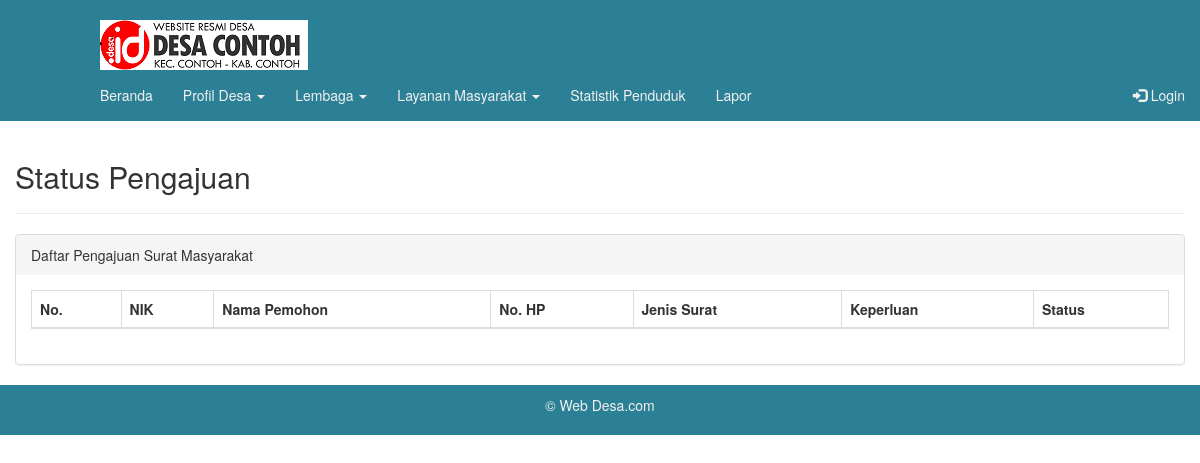
Before: /index.php/cekstatus with the older database file.
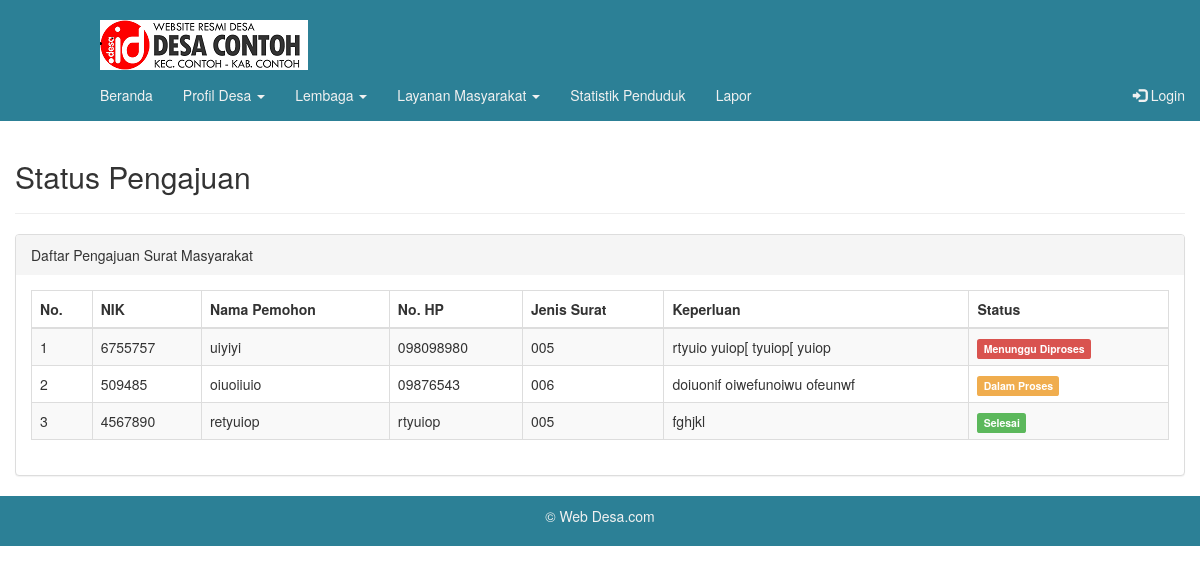
After: the same page with the newer database file.
### tables this page shows
CREATE TABLE IF NOT EXISTS `pengajuan` (
  `id` int(11) NOT NULL,
  `nik` varchar(255) NOT NULL,
  `nama` varchar(255) NOT NULL,
  `nohp` varchar(255) NOT NULL,
  `jenis` varchar(255) NOT NULL,
  `keperluan` text NOT NULL,
  `lampiran1` varchar(255) NOT NULL,
  `lampiran2` varchar(255) NOT NULL,
  `lampiran3` varchar(255) NOT NULL,
  `lampiran4` varchar(255) NOT NULL,
  `lampiran5` varchar(255) NOT NULL,
  `lampiran6` varchar(255) NOT NULL,
  `tgl` varchar(255) NOT NULL,
  `status` enum('1','2','3') NOT NULL
);

### application/views/userlayout/wrapper.php (called while the page is built)
<?php
require_once('head.php');
require_once('header.php');
require_once('konten.php');
require_once('footer.php');

### application/controllers/Cekstatus.php (called while the page is built)
<?php if ( ! defined('BASEPATH')) exit('No direct script access allowed');
class Cekstatus extends CI_Controller {
	public function index() {
		$data=array('title'=>'Cek Status Pengajuan',
					'isi'  =>'userpages/cekstatus/cekstatus'
						);
		$data['pengajuan'] = $this->m_global->get_data_all('pengajuan', null);
		$this->load->view('userlayout/wrapper',$data);
	}
}

### index.php (called while the page is built, shortened)
<?php
require_once BASEPATH.'core/CodeIgniter.php';

### application/views/userlayout/konten.php (called while the page is built, shortened)
<?php
if($isi){
	$this->load->view($isi);
}

### application/models/M_global.php (called while the page is built, shortened)
<?php if ( ! defined('BASEPATH')) exit('No direct script access allowed');
class M_global extends CI_Model {
	public function __construct(){
		$this->db->query("SET time_zone='+07:00'");
	}
	public function get_data_all( $table, $join = NULL, $where = NULL, $select = '*', $where_e = NULL, $order = NULL, $start = 0, $tampil = NULL, $group = NULL, $array = null )
	{
		if ( is_array($select))
		{
			$this->db->select( $select[0], $select[1] )->from($table);
		}
			else
		{
			$this->db->select($select)->from($table);
		}
		$query  = $this->db->get();
		( ! is_null( $array )
			? $result = $query->result_array()
			: $result = $query->result()
		);
		return $result;
	}
}

### application/views/userpages/cekstatus/cekstatus.php (the view, shortened to what this page needs)
<div class="konten">
  <div class="container">
    <div class="row">
    <h2>Status Pengajuan</h2>
    <hr>
    	<div class="panel-group">
    		<div class="panel panel-default">
      			<div class="panel-heading">Daftar Pengajuan Surat Masyarakat</div>
      				<div class="panel-body">
                    <table id="example" class="table table-striped table-bordered dt-responsive nowrap" cellspacing="0" width="100%">
        <thead>
            <tr>
                <th>No.</th>
                <th>NIK</th>
                <th>Nama Pemohon</th>
                <th>No. HP</th>
                <th>Jenis Surat</th>
                <th>Keperluan</th>
                <th>Status</th>
            </tr>
        </thead>
        <tbody>
            <?php $i = 1;
              foreach ($pengajuan as $key => $value) { ?>
                <tr class="odd gradeX">
                  <center><td><?php echo $i ?></td></center>
                  <td><?php echo $value->nik ?></td>
                  <td><?php echo $value->nama ?></td>
                  <td><?php echo $value->nohp ?></td>
                  <td><?php echo $value->jenis ?></td>
                  <td><?php echo $value->keperluan ?></td>
                  <td>
                     <?php
                 $con = $value->status;
            if ($con == '1') {
                echo "<span class='label label-danger'>Menunggu Diproses</span>";
            }
            if ($con == '2') {
             echo "<span class='label label-warning'>Dalam Proses</span>";
            }
            if ($con == '3') {
             echo "<span class='label label-success'>Selesai</span>";
            }
            ?>
                  </td>
                </tr>
            <?php $i++;
            } ?>
        </tbody>
    </table>
      				</div>
    		</div>
		</div>
    </div>
  </div>
</div>

### application/views/userlayout/head.php (shortened to what this page needs)
<!DOCTYPE html>
<html lang="en">
  <head>
      <link rel="stylesheet" href="<?php echo base_url(); ?>assets/css/custom.css">
      <link rel="stylesheet" href="<?php echo base_url(); ?>assets/css/bootstrap.min.css">
      <link rel="stylesheet" href="<?php echo base_url(); ?>assets/css/bootstrap.css">
      <link rel="stylesheet" href="<?php echo base_url(); ?>assets/sweet-alert/css/sweetalert2.min.css">
  </head>
  <body>

### application/views/userlayout/header.php (shortened to what this page needs)
<nav class="navbar navbar-fixed-top">
    <div class="header">
    <div class="logo">
    <br>
      <img src="<?php echo base_url(); ?>img/logo-desa.png" alt="Image">
    </div>
    </div>
    <div class="container-fluid">
      <div class="collapse navbar-collapse" id="myNavbar">
        <ul class="nav navbar-nav">
          <li class="active"><a class="fcm" href="<?php echo site_url('home/index')?>">Beranda</a></li>
            <li class="dropdown">
              <a class="dropdown-toggle fcm" data-toggle="dropdown" href="#">Profil Desa
              <span class="caret"></span></a>
            </li>
            <li class="dropdown">
              <a class="dropdown-toggle fcm" data-toggle="dropdown" href="#">Lembaga
              <span class="caret"></span></a>
            </li>
             <li class="dropdown">
              <a class="dropdown-toggle fcm" data-toggle="dropdown" href="#">Layanan Masyarakat
              <span class="caret"></span></a>
            </li>
            <li><a class="fcm" href="<?php echo site_url('statistik/index')?>">Statistik Penduduk</a></li>
            <li><a class="fcm" href="<?php echo site_url('lapor/index')?>">Lapor</a></li>
        </ul>
        <ul class="nav navbar-nav navbar-right">
          <li><a class="fcm" href="<?php echo site_url('login/index')?>"><span class="glyphicon glyphicon-log-in"></span> Login</a></li>
        </ul>
      </div>
    </div>
  </nav>

### application/views/userlayout/footer.php
<footer class="container-fluid text-center">
  <p class="white">&copy Web Desa.com</p>
</footer>
</body>
</html>

### assets/css/custom.css (style rules this page uses)
.logo { padding-left: 100px; }
footer { background-color: #2C8096; padding: 10px; }
nav.navbar.navbar-fixed-top { background-color: #2C8096; }
.navbar { position: relative; min-height: 50px; margin-bottom: 20px; border: 10px solid rgba(13, 27, 140, 0.52); }
.container-fluid { padding-right: 15px; padding-left: 15px; margin-right: auto; margin-left: auto; }
.fcm { color: #f1f1f1; }
.white { color: #f1f1f1; }
.konten { padding-top:140px; }

Changed rows visible on the page:
added pengajuan: nik "6755757", nama "uiyiyi", nohp "098098980", jenis "005", keperluan "rtyuio yuiop[ tyuiop[ yuiop", status "Menunggu Diproses"
added pengajuan: nik "509485", nama "oiuoiiuio", nohp "09876543", jenis "006", keperluan "doiuonif oiwefunoiwu ofeunwf", status "Dalam Proses"
added pengajuan: nik "4567890", nama "retyuiop", nohp "rtyuiop", jenis "005", keperluan "fghjkl", status "Selesai"
